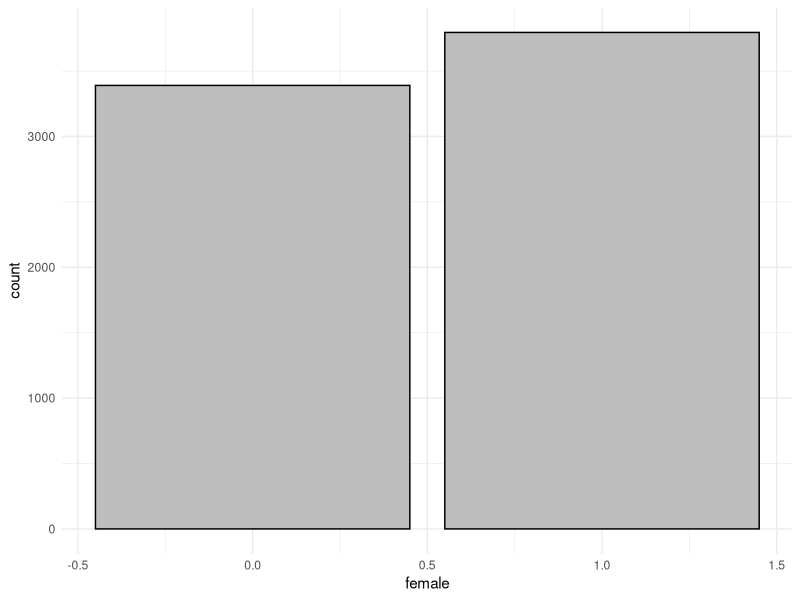
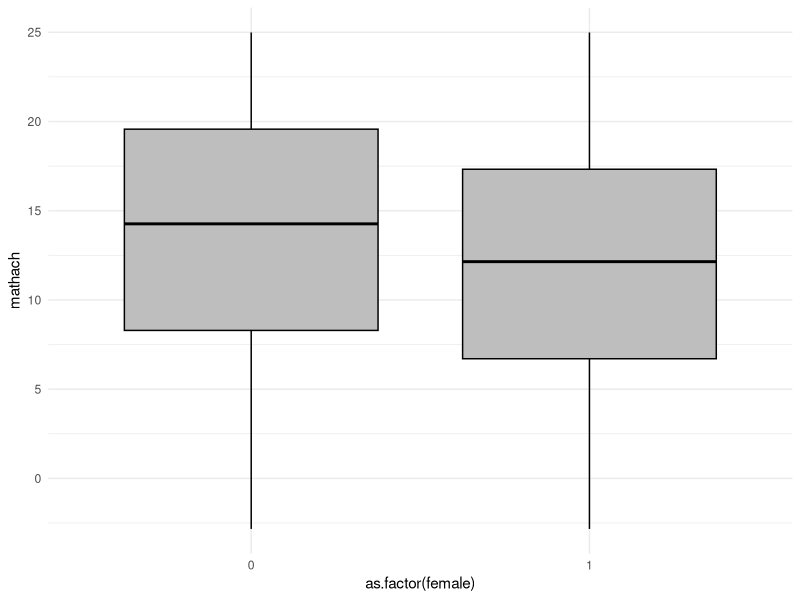
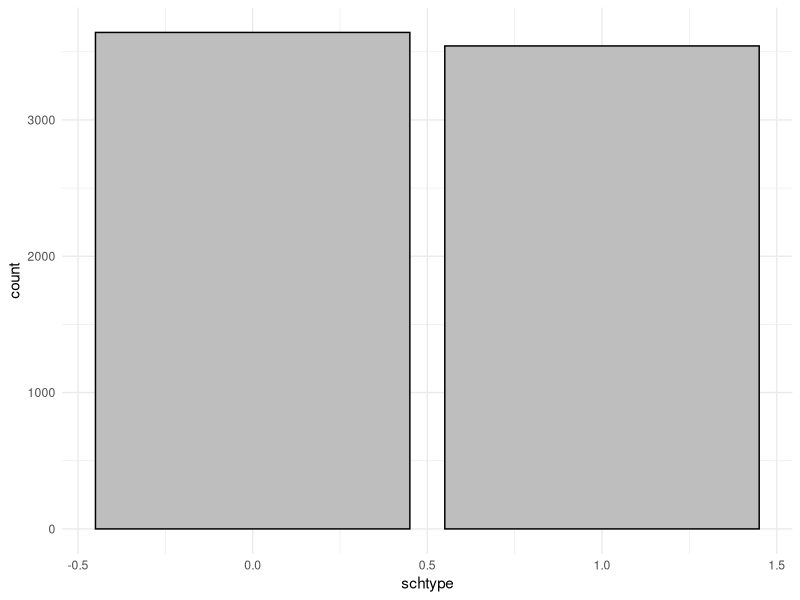
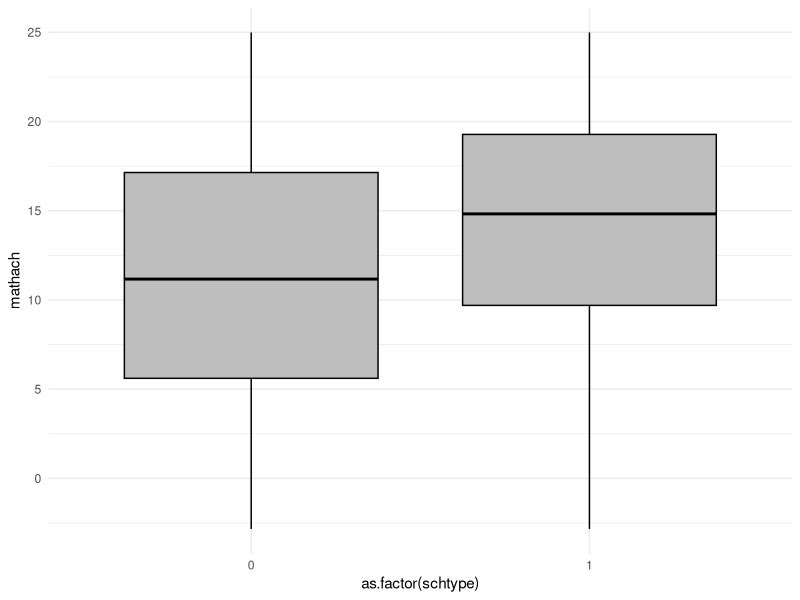

Write the R code that produced these figures, in order.
## ---- chunk 1
knitr::opts_chunk$set(echo = TRUE)
## ---- chunk 2
library(tidyverse)
#install.packages("lme4")
library(lme4)
#install.packages("merTools")
library(merTools) # This is where the data is
## ---- chunk 3
# ?hsb or help(hsb) to learn a bit more about the data.

hsb_data <- hsb

glimpse(hsb_data)
## ---- chunk 4

## ---- chunk 5


# how many distinct schools are there? (pollev.com/sta)

 
## ---- chunk 6

# what is the correlation between ses and math scores for all observations (i.e., not "accounting" for school)?

## ---- chunk 7

## ---- chunk 8

## ---- chunk 9


## ---- chunk 10
hsb_data %>% group_by(female) %>% 
                      summarise(n=n(),
                       mean=mean(mathach),
                       sd=sd(mathach),
                       min = min(mathach),
                       max = max(mathach))

ggplot(data = hsb_data, aes(x=female)) + 
  geom_bar(colour="black", fill="grey") +
  theme_minimal() 

ggplot(data = hsb_data, aes(y=mathach, x=as.factor(female))) + 
  geom_boxplot(colour="black", fill="grey") +
  theme_minimal() 
## ---- chunk 11
hsb_data %>% group_by(schtype) %>% 
                      summarise(n=n(),
                       mean=mean(mathach),
                       median = median(mathach),
                       sd=sd(mathach),
                       min = min(mathach),
                       max = max(mathach))

ggplot(data = hsb_data, aes(x=schtype)) + 
  geom_bar(colour="black", fill="grey") +
  theme_minimal() 

ggplot(data = hsb_data, aes(y=mathach, x=as.factor(schtype))) + 
  geom_boxplot(colour="black", fill="grey") +
  theme_minimal() 
## ---- chunk 12
model1 <- lmer(mathach ~ 1 + (1|schid), REML=FALSE, data=hsb)

# REML - Restricted Maximum Likelihood Estimation

summary(model1)
## ---- chunk 13
confint(model1)
## ---- chunk 14
alt_model1 <- lmer(mathach ~ (1|schid), REML=FALSE, data=hsb)
## ---- chunk 15

## ---- chunk 16
model2 <- lmer(mathach ~ 1+ses+(1|schid), REML=FALSE, data=hsb)
alt_model2 <- lmer(mathach ~ ses+(1|schid), REML=FALSE, data=hsb)

summary(model2)
## ---- chunk 17

## ---- chunk 18
model3 <- lmer(mathach ~ ses+(ses|schid), REML=FALSE, data=hsb)

summary(model3)
## ---- chunk 19
median(hsb_data$mathach)

hsb_data <- hsb_data %>% 
  mutate(top50math = 
           case_when(mathach>=median(hsb_data$mathach)~1,
                     mathach<median(hsb_data$mathach)~0))
## ---- chunk 20
logmodel1 <- glmer(top50math ~ (1|schid), data=hsb_data, family="binomial")
summary(logmodel1)
## ---- chunk 21

## ---- chunk 22
logmodel2 <- glmer(top50math ~ female+ses+(1|schid), data=hsb_data, family="binomial")
summary(logmodel2)
## ---- chunk 23
